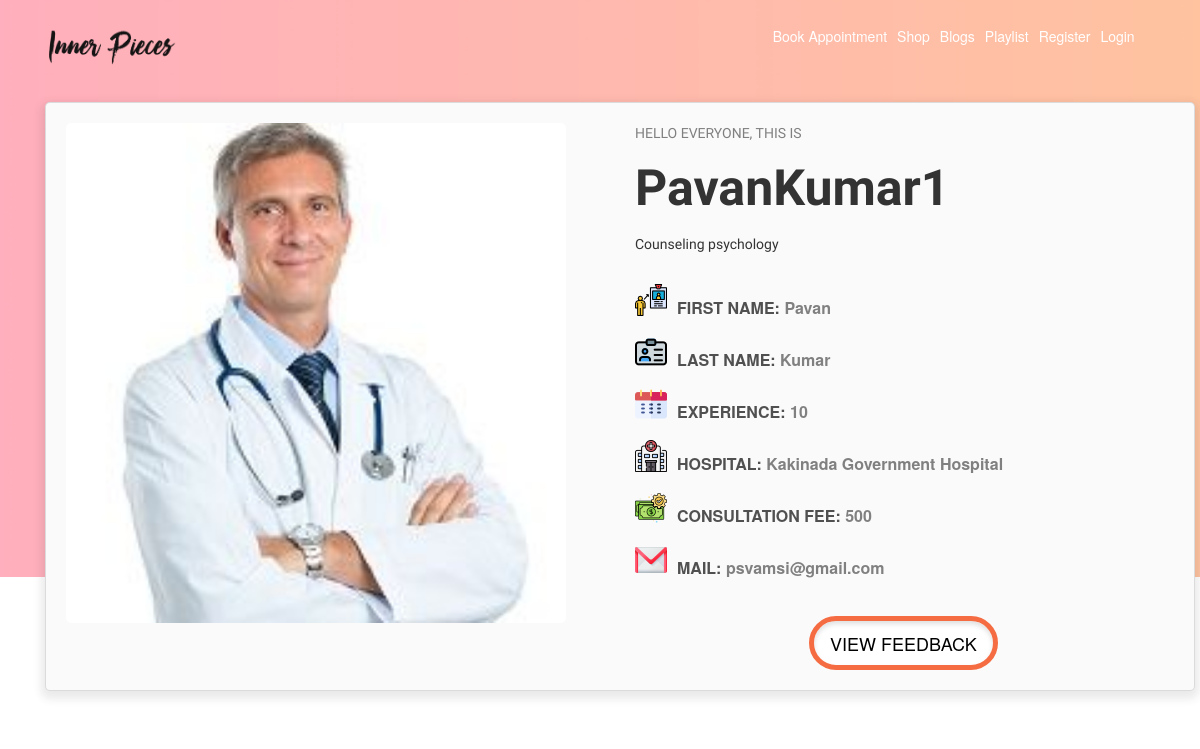
/bookAppointment/doctor/PavanKumar1, run on the app's committed database.
### users/models.py (models this page shows, shortened)
class Doctor(models.Model):
    user = models.OneToOneField(User, on_delete=models.CASCADE, primary_key=True)
    experience = models.IntegerField()
    hospital_name = models.CharField(max_length = 200)
    specialization = models.CharField(max_length = 200)
    consultation_fee = models.IntegerField(validators=[MinValueValidator(0)])
    is_interested=models.BooleanField("is interested", default=False)

class User(AbstractUser):
    email = models.EmailField(verbose_name="email", max_length=60, unique=True)
    firstname = models.CharField(max_length = 200)
    lastname = models.CharField(max_length = 200)
    is_patient = models.BooleanField(default=False)
    is_doctor = models.BooleanField(default=False)
    image = models.ImageField(default='default.jpg',upload_to='profile_pics')
    tokey = models.CharField(max_length = 50, default='0')

### bookApp/views.py (the view)
# urls.py: path('doctor/<doctor_name>',bookApp_views.doctor_profile,name='doctor'),
def doctor_profile(request,doctor_name):
    obj  = Doctor.objects.all()
    doctor = []
    if True:
        for i in obj:
            if i.user.username.capitalize() == doctor_name.capitalize():
                doctor = Doctor.objects.get(user = i.user)
                print('hi')
                print(doctor.user.username)
                print('hello')
                return render(request,'users/get_doctor_profile.html',{'doctor': doctor})

### users/templates/users/get_doctor_profile.html (shortened to what this page needs)
{% load static %}
{% load crispy_forms_tags %}
<!DOCTYPE html>
<html>
<head>
  <link rel="stylesheet" href="https://cdnjs.cloudflare.com/ajax/libs/font-awesome/4.7.0/css/font-awesome.min.css">
  <link rel="stylesheet" href="https://stackpath.bootstrapcdn.com/bootstrap/4.4.1/css/bootstrap.min.css">
  <link rel="stylesheet" type="text/css" href="{% static 'style.css' %}">
  <link rel="stylesheet" href="https://unpkg.com/aos@next/dist/aos.css" >
	<link rel="stylesheet" href="https://maxcdn.bootstrapcdn.com/bootstrap/3.3.7/css/bootstrap.min.css">
	<link rel="stylesheet" href="path/to/font-awesome/css/font-awesome.min.css">
</head>
<body>
  <nav class="navbar navbar-expand-lg fixed-top py-3" >
    <div class="container"><a href="{% url 'home-page' %}" class="navbar-brand"><img src="{% static 'logoname.png' %}" style="height: 40px; width: 132px;"></a>
          <div style="margin-left: 550px;">
          <div id="navbarSupportedContent" class="collapse navbar-collapse">
              <ul class="navbar-nav ml-auto">
                  <li class="nav-item active">
                      <a class="nav-link scroll-link" href="#one">Book Appointment <span class="sr-only">(current)</span></a>
                  </li>
                  <li class="nav-item">
                      <a class="nav-link scroll-link" href="{% url 'store' %}">Shop</a>
                  </li>
                  <li class="nav-item">
                      <a class="nav-link scroll-link" href="{% url 'blog-home' %}">Blogs</a>
                  </li>
                  <li class="nav-item">
                      <a class="nav-link scroll-link" href="#four">Playlist</a>
                  </li>
        {% if user.is_authenticated %}
                  <li class="nav-item">
                      <a class="nav-link scroll-link" href="{% url 'profile' %}">Profile</a>
                  </li>
                  <li class="nav-item">
                  </li>
                  <li class="nav-item">
                      <a class="nav-link scroll-link" href="javascript:{document.getElementById('logout').submit()}" onclick="">Logout</a>
                      <form id="logout" method="POST" action="{% url 'logout' %}">
                        {% csrf_token %}
  <input type="hidden">
  </form>
                  </li>
                  {% else %}
                  <li class="nav-item">
                        <a class="nav-link scroll-link" href="{% url 'register' %}">Register</a>
                    </li>
                    <li class="nav-item">
                        <a class="nav-link scroll-link" href="{% url 'login' %}">Login</a>
                    </li>
              {% endif %}
              </ul>
          </div>
          </div>
    </div>
  </nav>
  <div class="container">
    <div class="card" style="width: 120rem; : ">
        <div class="row">
          <div class="col-lg-6 col-md-6 col-xs-12 boxy">
            <div class="pictureContainer">
              <img src={{ doctor.user.image.url }} class="profilePic">
            </div>
          </div>
          <div class="col-lg-6 col-md-6 col-xs-12 boxy">
            <p style="color:grey;">HELLO EVERYONE, THIS IS</p>
            <p style="font-size: 50px;font-weight: bold">{{doctor.user.username}}</p>
            <p>{{doctor.specialization}}</p>
            <br>
            <img src={% static "first_name.png" %} style="margin-right: 10px; margin-bottom: 20px;"/><span style="margin-bottom: 13px!important; font-weight: bold; color:gray;font-size: 16px;"><span style="color: rgb(80,80,80)">FIRST NAME: </span>{{doctor.user.firstname}}</span>
            <br>
            <img src={% static "last_name.png" %} style="margin-right: 10px; margin-bottom: 20px;"/><span style="margin-bottom: 13px!important; font-weight: bold; color:gray;font-size: 16px;"><span style="color: rgb(80,80,80)">LAST NAME:</span> {{doctor.user.lastname}}</span>
            <br>
            <img src={% static "calendar.png" %} style="margin-right: 10px; margin-bottom: 20px;" /><span style="margin-bottom: 13px!important; font-weight: bold; color:gray;font-size: 16px;"><span style="color: rgb(80,80,80)">EXPERIENCE:</span> {{doctor.experience}}</span>
            <br>
            <img src={% static "hospital.png" %} style="margin-right: 10px; margin-bottom: 20px;" /><span style="margin-bottom: 13px!important; font-weight: bold; color:gray;font-size: 16px;"><span style="color: rgb(80,80,80)">HOSPITAL:</span> {{doctor.hospital_name}}</span>
            <br>
            <img src={% static "charge.png" %} style="margin-right: 10px; margin-bottom: 20px;" /><span style="margin-bottom: 13px!important; font-weight: bold; color:gray;font-size: 16px;"><span style="color: rgb(80,80,80)">CONSULTATION FEE:</span> {{doctor.consultation_fee}}</span>
            <br>
            <img src={% static "email.png" %} style="margin-right: 10px; margin-bottom: 20px;"/><span style="margin-bottom: 13px!important; font-weight: bold; color:gray;font-size: 16px;"><span style="color: rgb(80,80,80)">MAIL:</span> {{doctor.user.email}}</span>
            <br>
            <a href="{% url 'create-feedback' doctor.user.username %}" class="btn btn-primary btn-lg active" role="button" aria-pressed="true" id="updateProfile">VIEW FEEDBACK</a>
          </div>
        </div>
    </div>
  </div>
</body>
</html>

### blog/static/style.css (style rules this page uses)
* { padding:0; margin:0; }

### data on the page
Doctor: user.image (picture), user.username "PavanKumar1", specialization "Counseling psychology", user.firstname "Pavan", user.lastname "Kumar", experience "10", hospital_name "Kakinada Government Hospital", consultation_fee "500", user.email "psvamsi@gmail.com"
